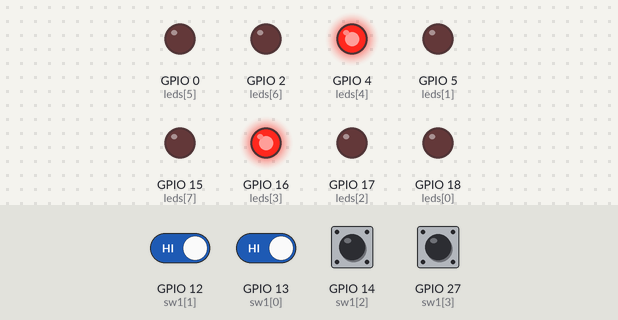
Bench run of a program on a simulated ESP32. Parts: output pins drawn as LEDs (lit = HIGH). Dashed ring = blinking. The inputs (shaded band) are chosen by the test bench; at power-on: GPIO 12 (sw1[1]), GPIO 13 (sw1[0]), GPIO 14 (sw1[2]), GPIO 27 (sw1[3]) HIGH.

Above: at 16.8 s.
16.9 s: GPIO 12 (sw1[1]) driven LOW and GPIO 13 (sw1[0]) driven LOW
At 24.8 s:
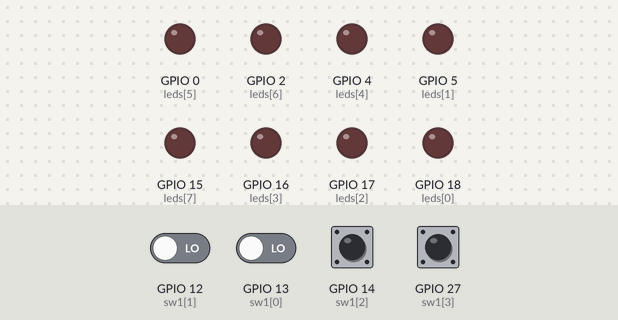
25.5 s: GPIO 12 (sw1[1]) driven HIGH
At 26.0 s:
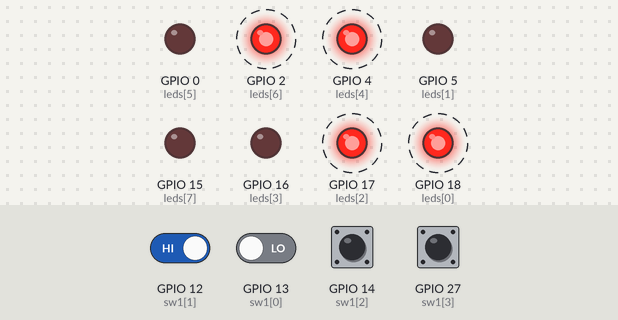
33.5 s: GPIO 12 (sw1[1]) driven LOW
At 34.5 s:
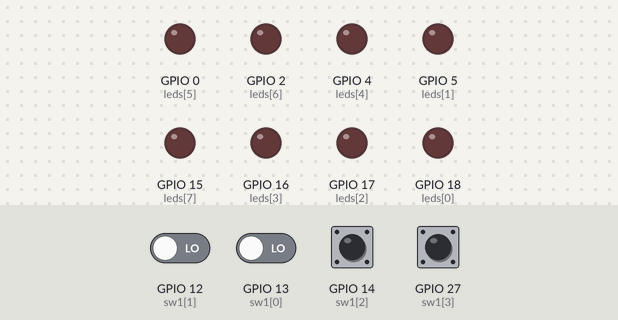
41.5 s: GPIO 13 (sw1[0]) driven HIGH
At 46.0 s:
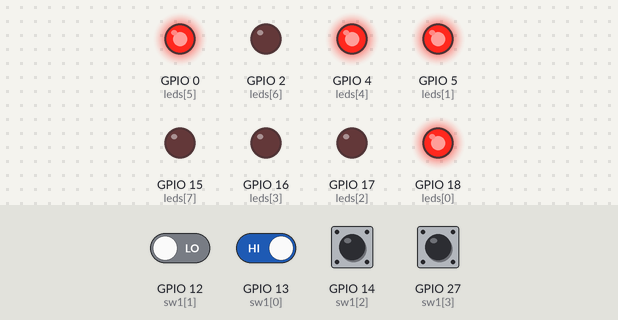
49.5 s: GPIO 13 (sw1[0]) driven LOW
At 50.2 s:
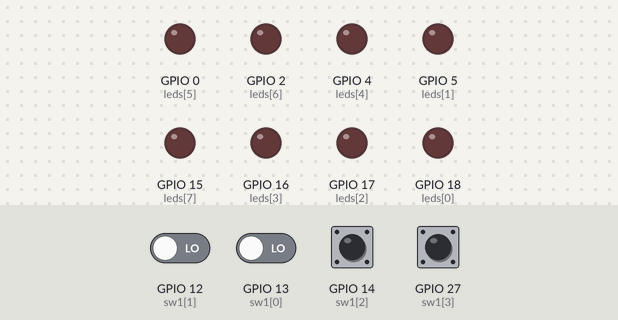
Timing chart, 0 to 52.5 s (numbered marks = the images above; inputs shaded):
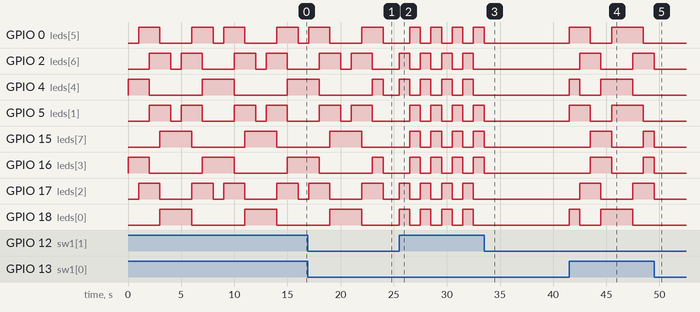

The program:

main.cpp
```cpp
#include <Arduino.h>

//En este programa, mediante los switches sw1.1 a sw1.4 vamos a ciclar tres secuencias de leds distintas
//segun indiquen sw1.1 y sw1.2 (en la posicion 00 se apagan todos los led)
//sw1.3 indicara el sentido de la secuencia
//sw1.4 indicara la velocidad (rapido y lento )
//Secuencias representadas como matrices

int sw1[4] = {13, 12, 14, 27};
bool conf_sw[4];
int leds[] =  {18, 5, 17, 16, 4, 0, 2, 15};   //array con la direccion de puerto de cada LED
int sec_sel = 0;
int sec_dir = 0;
int sec_vel = 0;


bool sec_1[8][8] = {{1, 1, 0, 0, 1, 1, 0, 0},    //secuencia 1
                    {0, 1, 1, 0, 0, 1, 1, 0},    //
                    {0, 0, 1, 1, 0, 0, 1, 1},    //
                    {1, 0, 0, 1, 1, 0, 0, 1},    //
                    {1, 1, 0, 0, 1, 1, 0, 0},    //
                    {1, 1, 0, 0, 1, 1, 0, 0},    //
                    {0, 1, 1, 0, 0, 1, 1, 0},    //
                    {0, 0, 1, 1, 0, 0, 1, 1},    //
                    };                           //

//-------------------------------------------------------------------------------------

bool sec_2[8][8] = {{1, 0, 1, 0, 1, 0, 1, 0},    // secuencia 2
                    {0, 1, 0, 1, 0, 1, 0, 1},    //
                    {1, 0, 1, 0, 1, 0, 1, 0},    //
                    {0, 1, 0, 1, 0, 1, 0, 1},    //
                    {1, 0, 1, 0, 1, 0, 1, 0},    //
                    {0, 1, 0, 1, 0, 1, 0, 1},    //
                    {1, 0, 1, 0, 1, 0, 1, 0},    //
                    {0, 1, 0, 1, 0, 1, 0, 1},    //
                    };

//------------------------------------------------------------------------------------

bool sec_3[8][8] = {{0, 0, 0, 1, 1, 0, 0, 0},    // secuencia 3
                    {0, 0, 1, 1, 1, 1, 0, 0},    //
                    {0, 1, 1, 0, 0, 1, 1, 0},    //
                    {1, 1, 0, 0, 0, 0, 1, 1},    //
                    {1, 0, 0, 0, 0, 0, 0, 1},    //
                    {1, 1, 0, 0, 0, 0, 1, 1},    //
                    {0, 1, 1, 0, 0, 1, 1, 0},    //
                    {0, 0, 1, 1, 1, 1, 0, 0},    //
                    };

//------------------------------------------------------------------------------------


void mover_secuencia(bool secuencia[8][8], int vel, int dir){

    if (dir == 1){
      for (byte i = 0; i < 8; i++){
        for (byte j = 0; j < 8; j++){
          digitalWrite(leds[j], secuencia[i][j]);
        }
      delay(500 * (1 + vel));
      }
    }

}


void setup() {

  Serial.begin(115200);

  for (byte i = 0; i < 8; i++)
    pinMode(leds[i], OUTPUT);

  for (byte i = 0; i < 8; i++)
    digitalWrite(leds[i], LOW);

  for (byte i = 0; i < 4; i++)
    pinMode(sw1[i], INPUT_PULLUP);

}

void loop() {

  for (byte i = 0; i < 4; i++)
    conf_sw[i] = digitalRead(sw1[i]);

  sec_sel = conf_sw[0] * 1 + conf_sw[1] * 2;
  sec_dir = conf_sw[2];
  sec_vel = conf_sw[3];

  switch (sec_sel)
  {
  case 0:
    for (byte i = 0; i < 8; i++)
    digitalWrite(leds[i], LOW);
    break;

  case 1:
    mover_secuencia(sec_1, sec_vel, sec_dir);
    break;

  case 2:
    mover_secuencia(sec_2, sec_vel, sec_dir);
    break;

  case 3:
    mover_secuencia(sec_3, sec_vel, sec_dir);
    break;
  default:
    break;
  }

}
```

Measured:
- after the input at 16.9 s, GPIO 0 (leds[5]), GPIO 17 (leds[2]): goes on until 24.0 s, then stays LOW
- after the input at 25.5 s, GPIO 0 (leds[5]), GPIO 5 (leds[1]), GPIO 15 (leds[7]), GPIO 16 (leds[3]): alternates HIGH for 1.0 s and LOW for 1.0 s, starting after 1.0 s; GPIO 2 (leds[6]), GPIO 4 (leds[4]), GPIO 17 (leds[2]), GPIO 18 (leds[0]): alternates HIGH for 1.0 s and LOW for 1.0 s, starting at once
- after the input at 33.5 s, GPIO 0 (leds[5]), GPIO 5 (leds[1]), GPIO 15 (leds[7]), GPIO 16 (leds[3]): goes on until 33.5 s, then stays LOW; GPIO 2 (leds[6]), GPIO 4 (leds[4]), GPIO 17 (leds[2]), GPIO 18 (leds[0]): stops changing and stays LOW
- after the input at 41.5 s, GPIO 0 (leds[5]): LOW → HIGH at once, → LOW 2.0 s later, → HIGH 2.0 s later, → LOW 3.0 s later; GPIO 2 (leds[6]): LOW → HIGH after 1.0 s, → LOW 2.0 s later, → HIGH 3.0 s later
- after the input at 49.5 s, GPIO 0 (leds[5]), GPIO 4 (leds[4]), GPIO 5 (leds[1]), GPIO 18 (leds[0]): stops changing and stays LOW; GPIO 2 (leds[6]), GPIO 15 (leds[7]), GPIO 16 (leds[3]), GPIO 17 (leds[2]): goes on until 49.5 s, then stays LOW
- by itself, GPIO 15 (leds[7]), GPIO 18 (leds[0]): alternates HIGH for 3.0 s and LOW for 5.0 s
